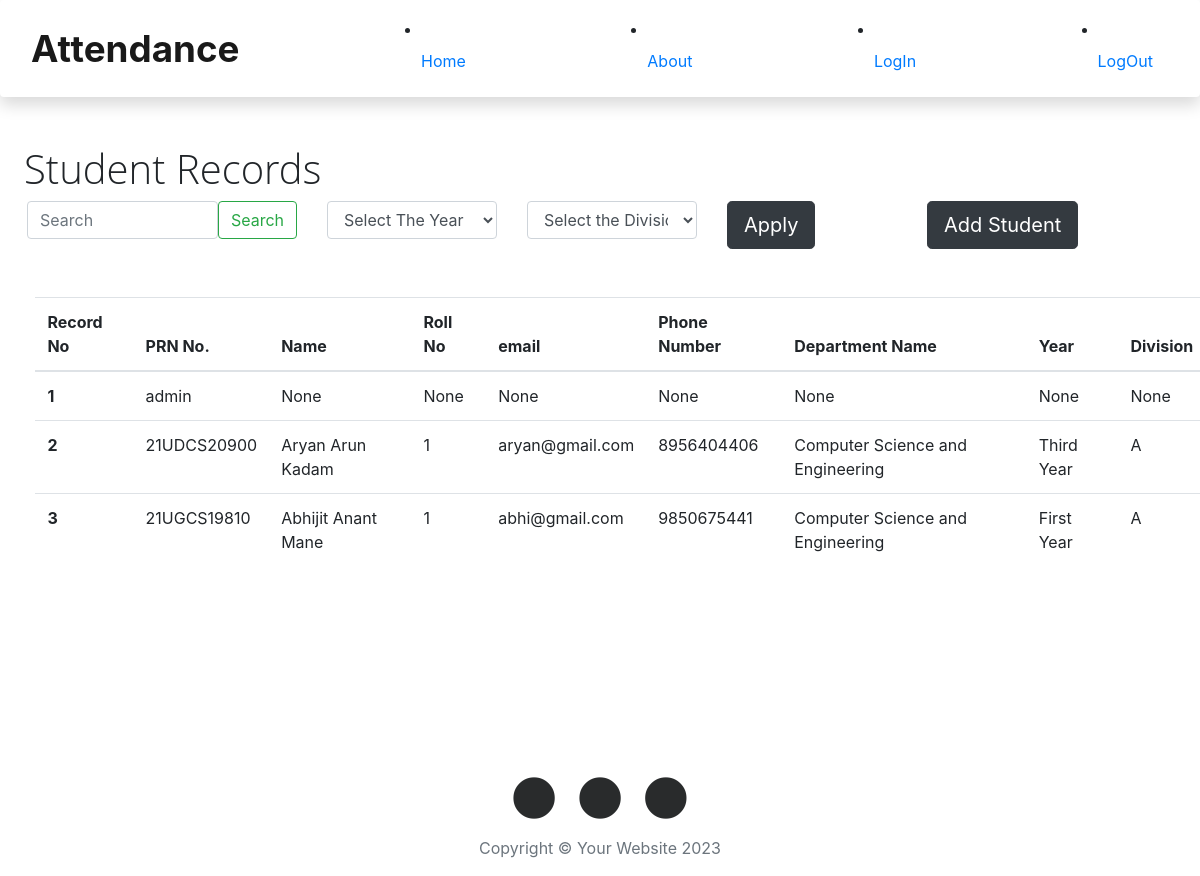
/student_information, run on the app's committed database.
### main.py (models this page shows)
class Student_info(UserMixin, db.Model):
    id = db.Column(db.Integer, primary_key=True)
    PRN = db.Column(db.String(12), unique=True)
    name = db.Column(db.String(80))
    password = db.Column(db.String(20))
    email = db.Column(db.String(30))
    roll_no = db.Column(db.Integer)
    phone_no = db.Column(db.Integer)
    depart_name = db.Column(db.String(30))
    year = db.Column(db.String(20))
    division = db.Column(db.String(2))
    userPosition = db.Column(db.String(10))

### main.py (the view)
@app.route("/student_information")
def student_information():
    all_student_info = Student_info.query.all()
    return render_template('student.html', all_students=all_student_info, info_lenth=len(all_student_info), count=0)

### templates/student.html (shortened to what this page needs)
{% include "header.html" %}
<div class="container-fluid student_info_heading">
   <div class="row">
      <h1>Student Records</h1>
   </div>
   <div class="row">
      <div class="col-lg-3">
         <form class="d-flex">
            <input class="form-control me-2" type="search" placeholder="Search" aria-label="Search">
            <button class="btn btn-outline-success" type="submit">Search</button>
         </form>
      </div>
      <div class="col-lg-2">
         <select class="form-control" id="exampleFormControlSelect1">
            <option value="0" selected>Select The Year</option>
         </select>
      </div>
      <div class="col-lg-2">
         <select class="form-control" id="exampleFormControlSelect1">
            <option value="0" selected>Select the Division</option>
         </select>
      </div>
      <div class="col-lg-2 Apply">
         <button type="button" class="btn btn-dark btn-lg">Apply</button>
      </div>
      <div class="col-lg-3">
         <button type="button" class="btn btn-dark btn-lg"
            onclick="window.location.href='{{ url_for( 'add_student') }}';">Add Student</button>
      </div>
   </div>
</div>
<div class="container-fluid student_record table-wrapper-scroll-y my-custom-scrollbar">
   <table class="table">
      <thead>
         <tr>
            <th scope="col">Record No</th>
            <th scope="col">PRN No.</th>
            <th scope="col">Name</th>
            <th scope="col">Roll No</th>
            <th scope="col">email</th>
            <th scope="col">Phone Number</th>
            <th scope="col">Department Name</th>
            <th scope="col">Year</th>
            <th scope="col">Division</th>
         </tr>
      </thead>
      <tbody>
         {% for student in all_students %}
         <tr>
            <th scope="row">{{loop.index}}</th>
            <td>{{student.PRN}}</td>
            <td>{{student.name}}</td>
            <td>{{student.roll_no}}</td>
            <td>{{student.email}}</td>
            <td>{{student.phone_no}}</td>
            <td>{{student.depart_name}}</td>
            <td>{{student.year}}</td>
            <td>{{student.division}}</td>
         </tr>
         {% endfor %}
      </tbody>
   </table>
</div>
{% include "footer.html" %}

### static/css/style.css (style rules this page uses)
h1, h2, h3, h4, h5, h6 { font-weight: 100; font-family: 'Open Sans', 'Helvetica Neue', Helvetica, Arial, sans-serif; }
.student_record { margin-top: 3rem; margin-left: 1.7%; margin-right: 2rem; justify-content: center; }
.student_info_heading { margin-left:1%; }
.student_info_heading h1 { margin-left: 1%; }
.my-custom-scrollbar { position: relative; height: 40vh; overflow: auto; }
.table-wrapper-scroll-y { display: block; }

### data on the page
Student_info: PRN "admin", name "None", roll_no "None", email "None", phone_no "None", depart_name "None", year "None", division "None"
Student_info: PRN "21UDCS20900", name "Aryan Arun Kadam", roll_no "1", email "aryan@gmail.com", phone_no "8956404406", depart_name "Computer Science and Engineering", year "Third Year", division "A"
Student_info: PRN "21UGCS19810", name "Abhijit Anant Mane", roll_no "1", email "abhi@gmail.com", phone_no "9850675441", depart_name "Computer Science and Engineering", year "First Year", division "A"
